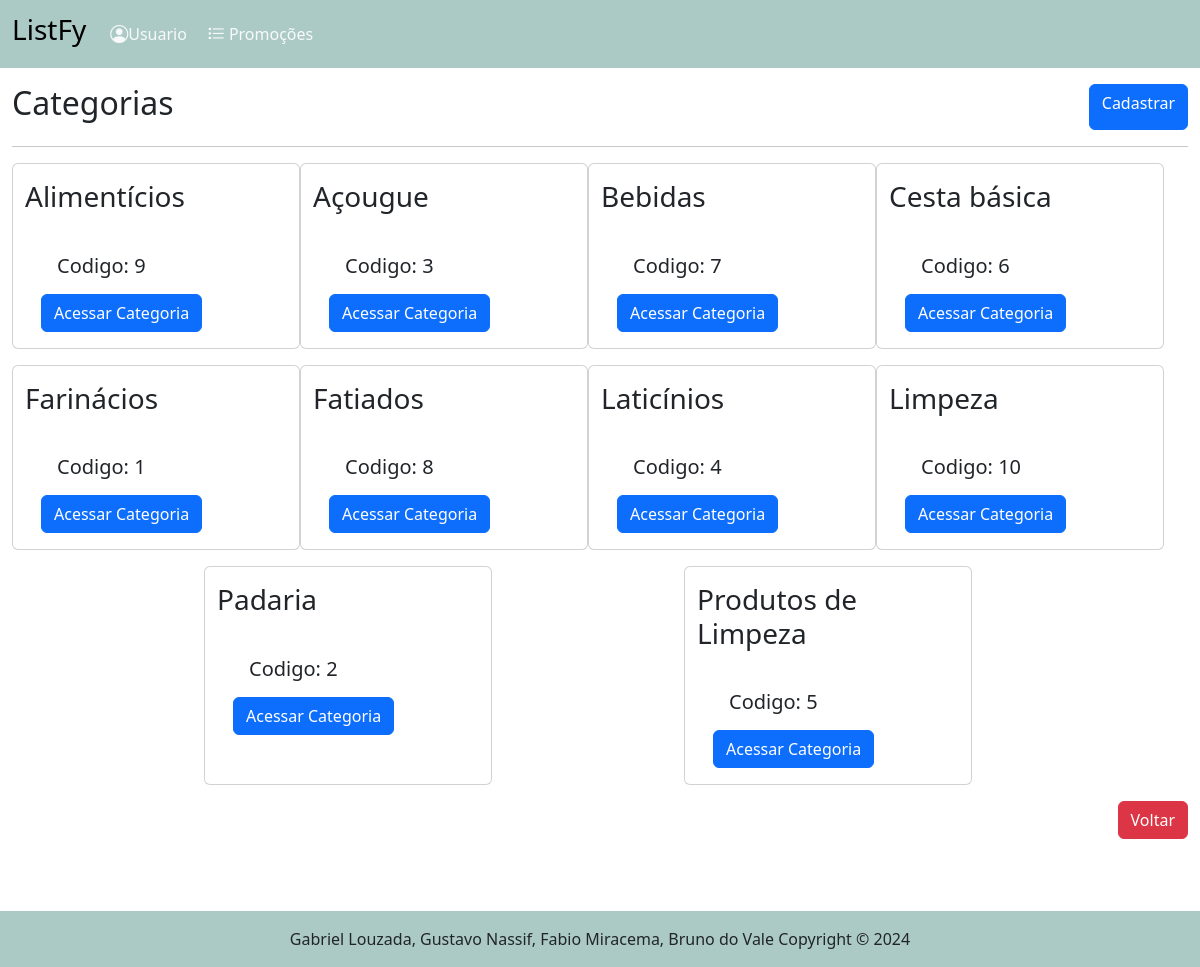
Page /categorias/ on the committed database.
### tables this page shows
CREATE TABLE "categoria" (
	"id_categoria"	INTEGER,
	"nome"	TEXT NOT NULL,
	PRIMARY KEY("id_categoria" AUTOINCREMENT)
);

### routes/categoria_routes.py (the view)
@router.get("/", response_class=HTMLResponse)
async def get_listar_categoria(request: Request):
    categoria = obter_todas_categorias()
    return templates.TemplateResponse("/categoria/categorias.html",{"request":request, "categoria":categoria})

### templates/categoria/categorias.html (shortened to what this page needs)
{% extends "base.html" %}
{% block conteudo %}
    <main class="container-fluid" >
        <div class="d-flex justify-content-between mt-3 ">
            <h2>Categorias</h2>
            <a href="/categorias/cadastrar_categoria" class="btn btn-primary"> Cadastrar</a>
        </div>
        <hr>
        <div class="row container-fluid d-flex justify-content-evenly">
            {% for c in categoria %}
            <div class="card col-12 mb-3" style="width: 18rem;">
                <div>
                    <h3 class="mt-3">{{ c.nome_categoria }}</h3>
                </div>
                <div class="card-body">
                  <h5 class="card-title m-3">Codigo: {{c.id_categoria}}</h5>
                    <div class="col-12">
                        <a href="/produto/categoria/{{c.id_categoria}}" class="btn btn-primary"> Acessar Categoria</a>
                    </div>
                </div>
            </div>
            {% endfor %}
        </div>
        <div class="row">
            <div class="col-12 mb-5 d-flex justify-content-end">
                <a href="/" class="btn btn-danger"> Voltar</a>
            </div>
        </div>
    </main>
{% endblock %}

### rows in the picture
categoria: nome_categoria "Alimentícios", id_categoria "9"
categoria: nome_categoria "Açougue", id_categoria "3"
categoria: nome_categoria "Bebidas", id_categoria "7"
categoria: nome_categoria "Cesta básica", id_categoria "6"
categoria: nome_categoria "Farinácios", id_categoria "1"
categoria: nome_categoria "Fatiados", id_categoria "8"
categoria: nome_categoria "Laticínios", id_categoria "4"
categoria: nome_categoria "Limpeza", id_categoria "10"
categoria: nome_categoria "Padaria", id_categoria "2"
categoria: nome_categoria "Produtos de Limpeza", id_categoria "5"
